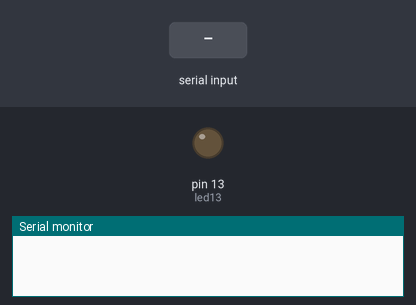
A sketch run on a simulated Arduino Uno, built with avr-gcc and run on an emulated ATmega328P. Shown: output pins drawn as LEDs (lit = HIGH), the last lines printed to the serial monitor. Inputs (shaded band) come from the test bench.

Above: at 1.2 s.
1.3 s: "a" received over Serial
At 1.7 s:
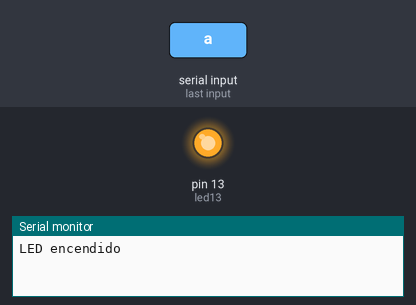
2.8 s: "b" received over Serial
At 4.1 s:
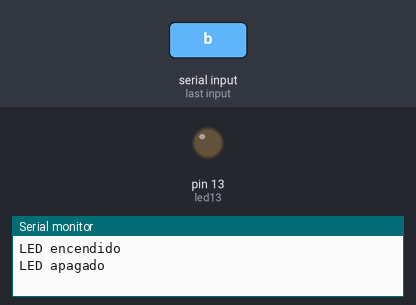
Timing chart, 0 to 5.8 s (numbered marks = the images above; inputs shaded):
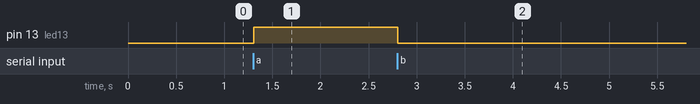

The sketch:

HC06_Control_LED.ino
```cpp
int led13 = 13;
String scadena = "";
char character;

void setup() {

  pinMode (led13, OUTPUT);
  Serial.begin(9600);
  // put your setup code here, to run once:

}

void loop() {
  // put your main code here, to run repeatedly:
  if (Serial.available()){
    while (Serial.available()){
    delay(5);
      character = Serial.read();
      scadena.concat(character);
    }
  }

 if (scadena == "a"){
  Serial.println("LED encendido");
  digitalWrite(led13, HIGH);
  }
 if (scadena == "b"){
  Serial.println("LED apagado");
  digitalWrite(led13, LOW);
  }
  scadena ="";
}
```

Measured:
- after the input at 1.3 s, pin 13 (led13): LOW → HIGH at once
- after the input at 2.8 s, pin 13 (led13): HIGH → LOW at once
